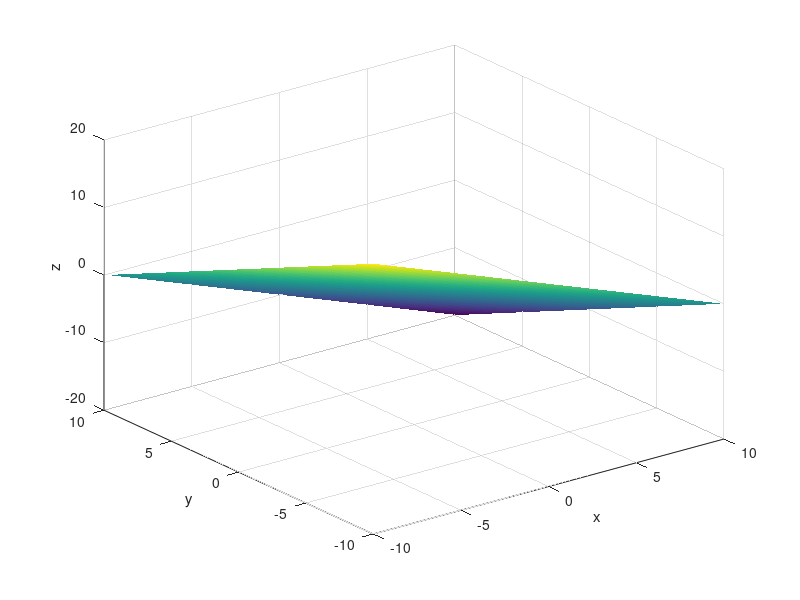

The MATLAB script that drew this image:
clear all; close all; clc
% tic
% A = [1 0 1 0;
%     2 1 0 1;
%     2 2 4 0;
%     0 2 0 4;];
% b = [0;0;0;1];
% [L,U,P] = lu(A);
% y = L\P*b; 
% x = U\y;
% toc

clear all
x=-10:.1:10;
[X,Y] = meshgrid(x);
a=1; b=1; c=1; d=0;
Z=(d- a * X - b * Y)/c;
surf(X,Y,Z)
shading flat
xlabel('x'); ylabel('y'); zlabel('z')